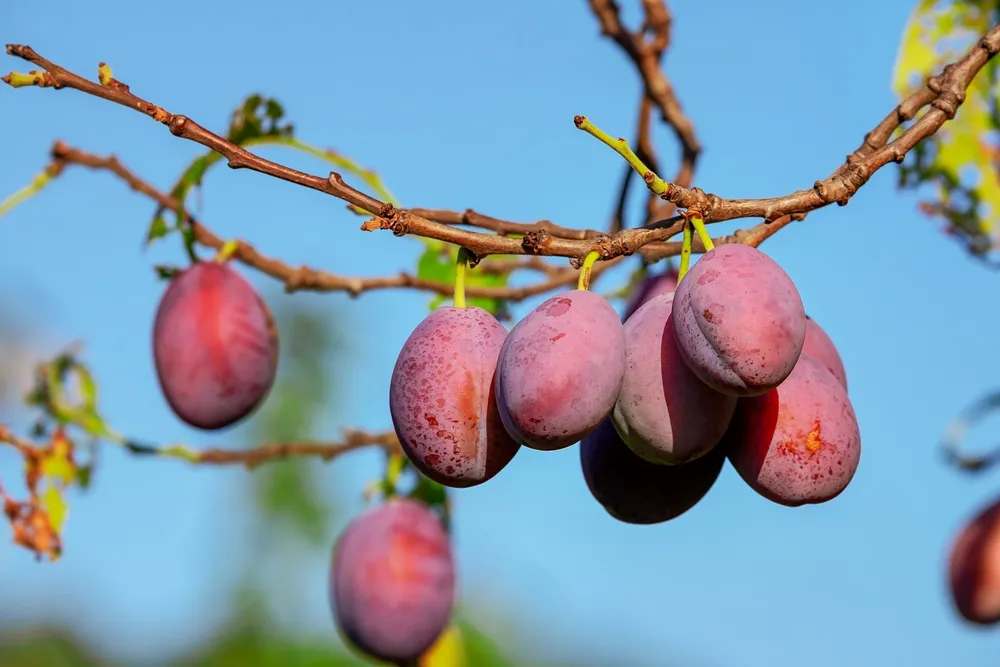
#> input picture OpenCV/plum.webp, 1000 x 667 px, shrunk from 1920 x 1280 before the run
$ jupyter execute '13강 - 흐림 효과.ipynb'
#> lines starting #> are read from the running program, lines starting #| are printed output that depends on the picture
[cell 1]
import cv2

src = cv2.imread("plum.webp", cv2.IMREAD_COLOR)
#> src is the input picture: shape (667, 1000, 3); mean B, G, R 171, 152.5, 129.5
dst = cv2.blur(src, (9, 9), anchor=(-1, -1), borderType=cv2.BORDER_DEFAULT) # 흐림 효과 함수 cv2.blur(입력 이미지, 커널 크기, 고정점, 테두리 외삽법)
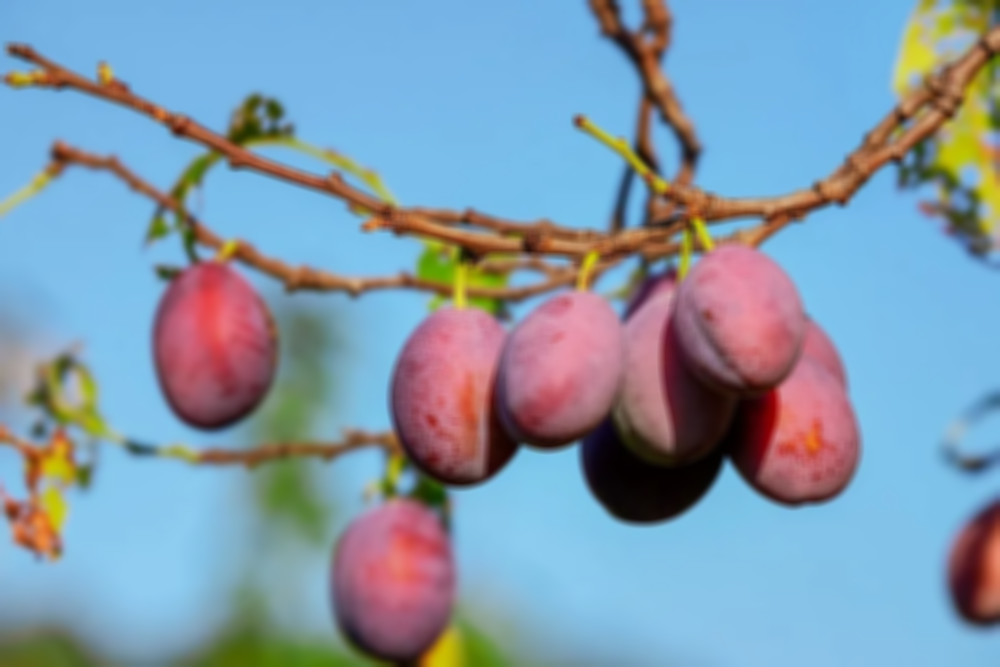
#> dst: shape (667, 1000, 3); mean B, G, R 171, 152.5, 129.5

cv2.imshow("dst", dst)
cv2.waitKey()
cv2.destroyAllWindows()
